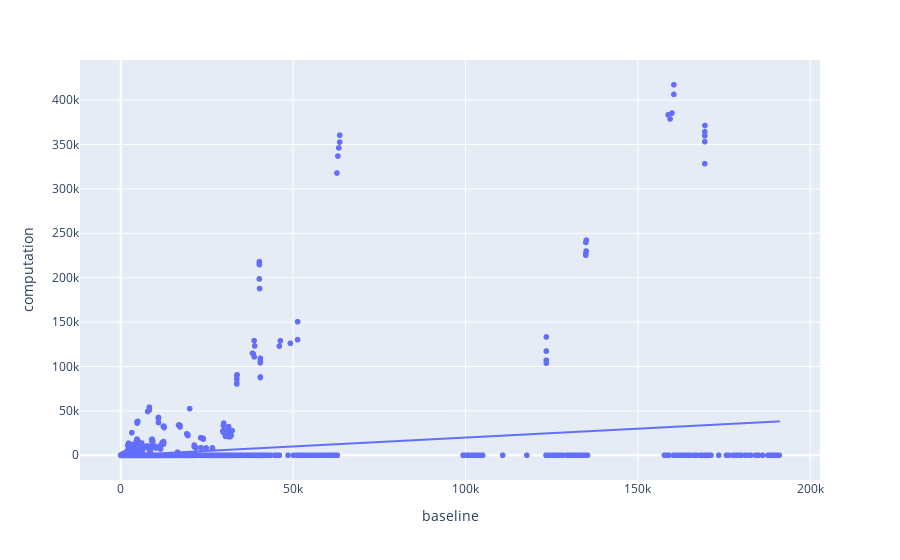

Here is the notebook cell this chart was saved with:
### Code cell
plot_diagnostic(BE2_models['BE2_model'], X, y_true, 'CL')

### Figure 1 — Plotly figure (JSON) as saved in the notebook; plotly's stock layout.template omitted (floating-point values rounded to 4 significant figures; data arrays with more than 128 entries replaced by an {"elided": "..."} marker saying what was removed)
{"data": [{"hovertemplate": "baseline=%{x}<br>computation=%{y}<extra></extra>", "legendgroup": "", "marker": {"color": "#636efa", "symbol": "circle"}, "mode": "markers", "name": "", "showlegend": false, "type": "scattergl", "x": {"elided": "10517 float values"}, "xaxis": "x", "y": {"elided": "10517 float values"}, "yaxis": "y"}, {"hovertemplate": "<b>OLS trendline</b><br>computation = 0.200232 * baseline + -108.257<br>R<sup>2</sup>=0.071817<br><br>baseline=%{x}<br>computation=%{y} <b>(trend)</b><extra></extra>", "legendgroup": "", "marker": {"color": "#636efa", "symbol": "circle"}, "mode": "lines", "name": "", "showlegend": false, "type": "scattergl", "x": {"elided": "10517 float values"}, "xaxis": "x", "y": {"elided": "10517 float values"}, "yaxis": "y"}], "layout": {"legend": {"tracegroupgap": 0}, "margin": {"t": 60}, "xaxis": {"anchor": "y", "domain": [0, 1], "title": {"text": "baseline"}}, "yaxis": {"anchor": "x", "domain": [0, 1], "title": {"text": "computation"}}}}
